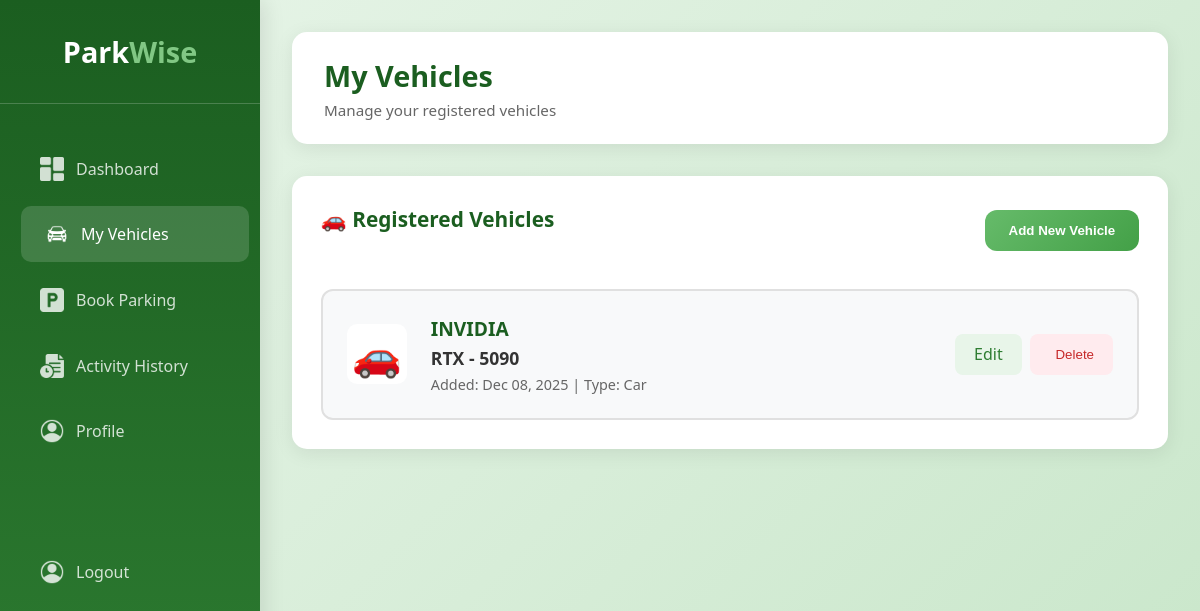
Screenshot of /?controller=UserController&action=showMyVehiclePage (signed in) with the database file from the repository.
### tables this page shows
CREATE TABLE Vehicle (
    vehicle_id INTEGER PRIMARY KEY AUTOINCREMENT,
    user_id INTEGER NOT NULL,
    plate_number VARCHAR(20) NOT NULL UNIQUE,
    vehicle_type VARCHAR(50) NOT NULL,
    brand VARCHAR(50) NOT NULL,
    created_at DATETIME DEFAULT CURRENT_TIMESTAMP,
    FOREIGN KEY (user_id) REFERENCES User(user_id) ON DELETE CASCADE
);

### views/uniLayout.php (called while the page is built)
<?php require_once("./views/$folderPath" . "/$folderPath" . "Layout.php")?>

### controllers/BaseController.php (called while the page is built, shortened)
<?php
class BaseController{
    public function loadModel($filePath){
        return new $model;
    }
    public function  renderView($folderPath, $fileName, $datas = NULL, $location = NULL){
        $content = $datas;
        require_once("./views/uniLayout.php");
    }
}

### controllers/UserController.php (called while the page is built, shortened)
<?php
class UserController extends BaseController{
    protected $vehicleModel;
    public function __construct(){
        $this->vehicleModel = $this->loadModel("Vehicle");
    }
    public function showMyVehiclePage(){
        $datas = $this->vehicleModel->getUserVehicles($_SESSION["userId"]);
        $this->renderView("user", "myVehiclePage" , $datas, "myVehiclePage");
    }
}

### index.php (called while the page is built, shortened)
<?php
require_once("./dbConnection.php");
require_once("./router.php");

### models/BaseModel.php (called while the page is built, shortened)
<?php
class BaseModel{
    public function __construct(){
        $this->db = DbConnection::getInstance();
    }
}

### dbConnection.php (called while the page is built)
<?php
class DbConnection{
    private static $instance = NULL;
    public static function getInstance(){
        if(!isset(self::$instance)){
            try{
                $pdo = new PDO("sqlite:" . __DIR__ . "/database/parkwise.db");
                $pdo->setAttribute(PDO::ATTR_ERRMODE, PDO::ERRMODE_EXCEPTION);
                self::$instance = $pdo;
            }catch(PDOException $e){
                exit("SOMETHING WENT WRONG WHILE CONNECTING TO DATABASE" .  $e->getMessage());
            }
        }
        return self::$instance;
    }
}

### models/Vehicle.php (called while the page is built, shortened)
<?php
class Vehicle extends BaseModel{
    protected $table = "Vehicle";
    public function getUserVehicles($userId){
        try{
            $sql = "SELECT * FROM {$this->table} WHERE user_id = :userId";
            $request = $this->db->prepare($sql);
            $request->execute(["userId" => $userId]);
            $datas = $request->fetchAll(PDO::FETCH_ASSOC);
            return $datas;
        }catch(PDOException $e){
            error_log($e->getMessage());
            return [];
        }
    }
}

### views/user/myVehiclePage.php (the view, shortened to what this page needs)
<div class="main-display">
    <div class="header">
        <div class="welcome">
            <h1>My Vehicles</h1>
            <p>Manage your registered vehicles</p>
        </div>
    </div>
    <div class="card">
        <div style="display: flex; justify-content: space-between; align-items: center; margin-bottom: 2rem;">
            <h2>🚗 Registered Vehicles</h2>
            <button class="action-btn" onclick="openAddVehicleModal()" style="padding: 0.8rem 1.5rem;">
                <i class="fa-solid fa-plus"></i> Add New Vehicle
            </button>
        </div>
        <?php if(empty($content)): ?>
            <div style="text-align: center; padding: 3rem; color: #666;">
                <i class="fa-solid fa-car" style="font-size: 3rem; margin-bottom: 1rem; opacity: 0.3;"></i>
                <p style="font-size: 1.1rem;">No vehicles registered yet</p>
                <p>Add your first vehicle to start booking parking spots</p>
            </div>
        <?php else: ?>
            <div class="vehicle-list">
                <?php foreach($content as $vehicle): ?>
                    <div class="vehicle-card">
                        <div class="vehicle-icon">
                            <?= $vehicle["vehicle_type"] == 'Car' ? "🚗" : ($vehicle["vehicle_type"] == 'Motorcycle' ? "🏍" : "🚛") ?>
                        </div>
                        <div class="vehicle-info">
                            <h3><?= htmlspecialchars($vehicle["brand"]) ?></h3>
                            <p class="plate-number"><?= htmlspecialchars($vehicle["plate_number"]) ?></p>
                            <p class="vehicle-details">
                                Added: <?= date('M d, Y', strtotime($vehicle["created_at"])) ?> |
                                Type: <?= htmlspecialchars($vehicle["vehicle_type"]) ?>
                            </p>
                        </div>
                        <div class="vehicle-actions">
                            <a href="?controller=UserController&action=showEditVehiclePage&vehicle_id=<?= $vehicle["vehicle_id"] ?>"
                               class="btn-edit"
                               style="text-decoration: none; display: inline-block;">
                                <i class="fa-solid fa-edit"></i> Edit
                            </a>
                            <button type="button"
                                    class="btn-delete"
                                    onclick="confirmDelete(<?= $vehicle['vehicle_id'] ?>)">
                                <i class="fa-solid fa-trash"></i> Delete
                            </button>
                        </div>
                    </div>
                <?php endforeach; ?>
            </div>
        <?php endif; ?>
    </div>
</div>

### views/static/userStyle.css (style rules this page uses)
* { margin: 0; padding: 0; box-sizing: border-box; }
body { font-family: 'Segoe UI', Tahoma, Geneva, Verdana, sans-serif; background: linear-gradient(135deg, #e8f5e9 0%, #c8e6c9 100%); min-height: 100vh; }
.main-display { margin-left: 260px; flex: 1; padding: 2rem; transition: margin-left 0.3s ease; }
.header { background: white; padding: 1.5rem 2rem; border-radius: 15px; box-shadow: 0 4px 20px rgba(0,0,0,0.08); margin-bottom: 2rem; display: flex; justify-content: space-between; align-items: center; flex-wrap: wrap; gap: 1rem; }
.welcome h1 { color: #1b5e20; font-size: 1.8rem; margin-bottom: 0.3rem; }
.welcome p { color: #666; font-size: 0.95rem; }
.card { background: white; padding: 1.8rem; border-radius: 15px; box-shadow: 0 4px 20px rgba(0,0,0,0.08); }
.card h2 { color: #1b5e20; margin-bottom: 1.5rem; font-size: 1.3rem; display: flex; align-items: center; gap: 0.5rem; }
.action-btn { background: linear-gradient(135deg, #66bb6a, #43a047); color: white; border: none; padding: 1.2rem; border-radius: 12px; cursor: pointer; font-weight: 600; transition: all 0.3s ease; text-align: center; }
.vehicle-list { display: flex; flex-direction: column; gap: 1rem; }
.vehicle-card { display: flex; align-items: center; gap: 1.5rem; padding: 1.5rem; background: #f8f9fa; border-radius: 12px; border: 2px solid #e0e0e0; transition: all 0.3s ease; }
.vehicle-icon { font-size: 2.5rem; width: 60px; height: 60px; display: flex; align-items: center; justify-content: center; background: white; border-radius: 10px; }
.vehicle-info { flex: 1; }
.vehicle-info h3 { color: #1b5e20; margin-bottom: 0.3rem; font-size: 1.2rem; }
.plate-number { color: #333; font-weight: bold; font-size: 1.1rem; margin-bottom: 0.3rem; }
.vehicle-details { color: #666; font-size: 0.9rem; }
.vehicle-actions { display: flex; gap: 0.5rem; }
.btn-edit, .btn-delete { padding: 0.6rem 1.2rem; border: none; border-radius: 8px; cursor: pointer; font-weight: 500; transition: all 0.3s ease; }
.btn-edit { background: #e8f5e9; color: #2e7d32; }
.btn-delete { background: #ffebee; color: #c62828; }
.card h2 { color: #1b5e20; font-size: 1.3rem; margin-bottom: 1.5rem; display: flex; align-items: center; gap: 0.5rem; }

### views/user/myVehiclePage.php (style rules this page uses)
.btn-edit, .btn-delete { display: inline-flex; align-items: center; gap: 0.4rem; }

### rows the page displays
vehicle: brand "INVIDIA", plate_number "RTX - 5090", created_at "Dec 08, 2025", vehicle_type "Car"
